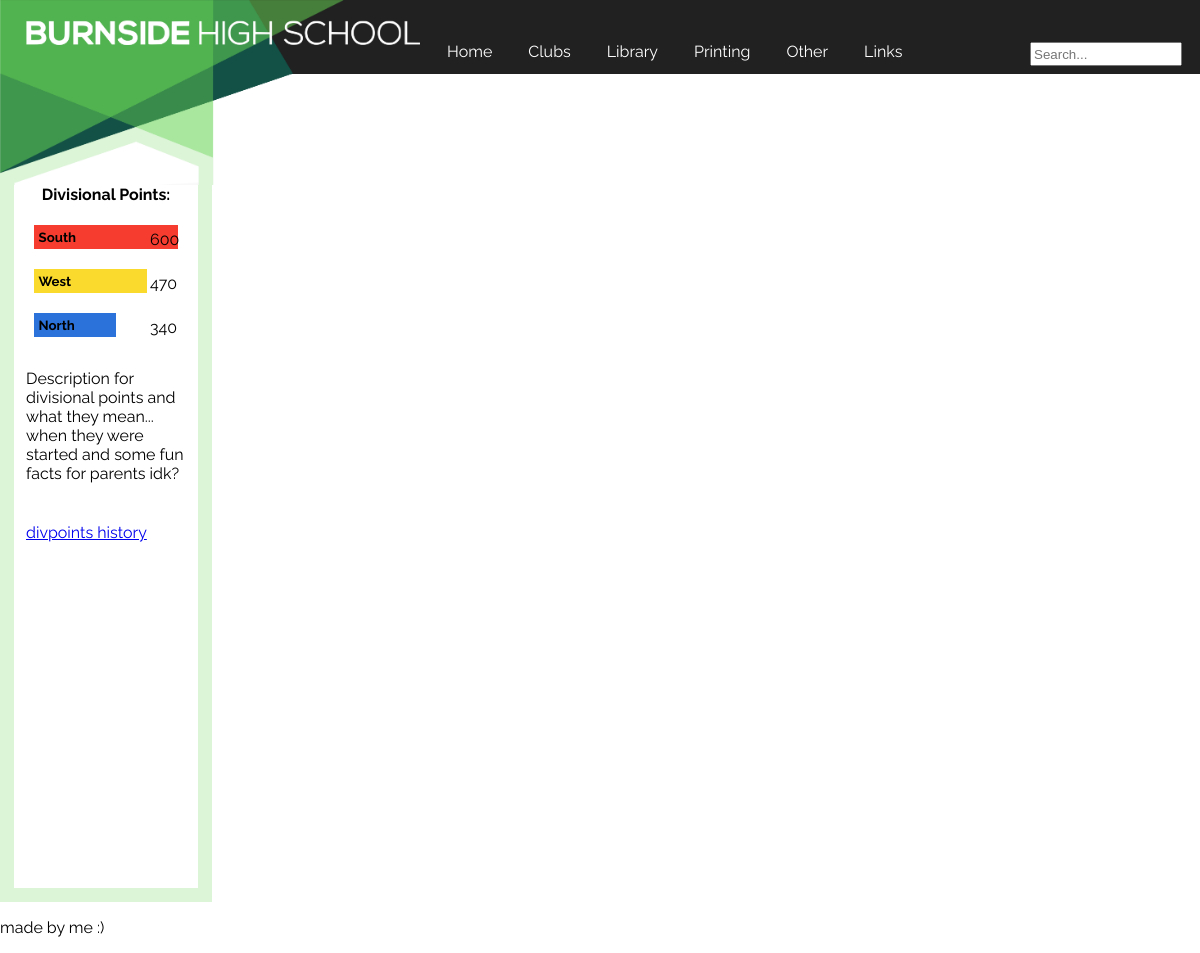
The page / on the database its author committed.
### tables this page shows
CREATE TABLE Divisions (id INTEGER PRIMARY KEY, name STRING, colour STRING);

### main.py (the view)
@app.route('/')
def home():
    first=['north',0]; second=['north',0]; third=['north',0]; north=['North',0]; south=['South',0]; west=['West',0]
    with sqlite3.connect("db/Divisionalpoints.db") as connection:
        cursor=connection.cursor()
        cursor.execute("SELECT colour,name FROM Divisions")
        results=cursor.fetchall()
        for result in results:
            if result[1]=='north':
                north.append(result[0])
            if result[1]=='south':
                south.append(result[0])
            if result[1]=='west':
                west.append(result[0])
        cursor.execute("SELECT north, south, west FROM Points")
        thing=cursor.fetchall()
        for item in thing:
            north[1]=north[1]+item[0]; south[1]=south[1]+item[1]; west[1]=west[1]+item[2]
        divisions=[north,south,west]
        for division in divisions:
            if division[1]>first[1]:
                first=division
        divisions.remove(first)
        for division in divisions:
            if division[1]>second[1]:
                second=division
        divisions.remove(second)
        for division in divisions:
            third=division
        num1=first[1]; num2=second[1]; num3=third[1]; name1=first[0]; name2=second[0]; name3=third[0]; col1=first[2]; col2=second[2]; col3=third[2]
        return render_template('home.html', num1=num1,num2=num2,num3=num3,name1=name1,name2=name2,name3=name3,col1=col1,col2=col2,col3=col3)

### templates/home.html (shortened to what this page needs)
{% extends 'layout.html' %}
{% block sidebar %}
        <h4>Divisional Points:</h4>
        <div class=first style='background-color: #{{col1}}'><h5>{{name1}}</h5></div>
        <div class=number><p>{{num1}}</p></div>
        <div class=second style='background-color: #{{col2}}; width:calc(({{num2}}/{{num1}})*12vw)'><h5>{{name2}}</h5></div>
        <div class=number><p>{{num2}}</p></div>
        <div class=second style='background-color: #{{col3}}; width:calc(({{num3}}/{{num1}})*12vw)'><h5>{{name3}}</h5></div>
        <div class=number><p>{{num3}}</p></div>
        <p>Description for divisional points and what they mean... when they were started and some fun facts for parents idk?</p>
        <a href="/divpoints"><p>divpoints history</p></a>
{% endblock %}

### static/css/style.css (style rules this page uses)
body { font-family: 'Raleway', sans-serif; margin: 0px 0px 0px 0px; background-color: white; background-size: 30vw, 15.0857142857vw; }
.sidenav p { padding: 1vw; text-align: left; }
.sidenav h4 { text-align: center; }
.sidenav h5 { width:3vw; margin:0.38vw; float:left; margin-right:0; }
.number p { float:right; text-align: right; margin:0.25vw; padding:0; width:2vw; margin-left: 0; margin-right:2vw; position:relative; top:-3.5vw; }
.first { width:12vw; height:2vw; margin:1.67vw; }
.second { height:2vw; margin:1.67vw; margin-right:0; }

### rows shown on the page
Divisions: name "South"
Divisions: name "West"
Divisions: name "North"

### other values the page prints
{{ num1 }} "600"
{{ num2 }} "470"
{{ num3 }} "340"
